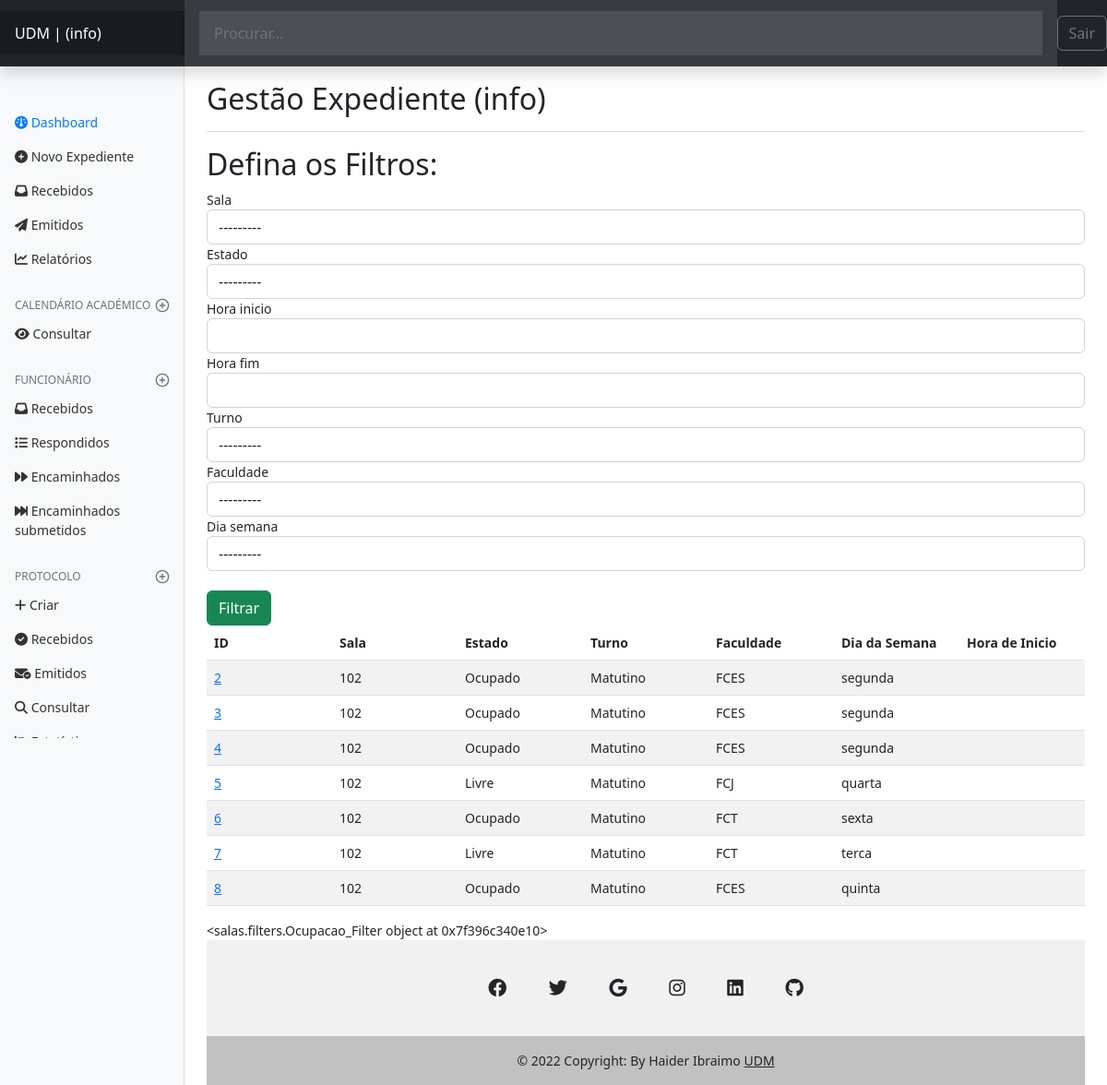
Page /salas/dashbord/salas/search/ (signed in) on the committed database.
### salas/models.py (models this page shows)
class Ocupacao(models.Model):
    sala = models.ForeignKey(Sala, on_delete=models.CASCADE)
    ESTADO_CHOICES = [
        ('Livre', 'Livre'),
        ('Ocupado', 'Ocupado'),
    ]
    estado = models.CharField(max_length=25, choices=ESTADO_CHOICES)
    hora_inicio = models.TimeField()
    hora_fim = models.TimeField()
    TURNO_CHOICES = [
        ('Matutino', 'Matutino'),
        ('Vespertino', 'Vespertino'),
        ('Nocturno', 'Nocturno'),
    ]
    turno = models.CharField(max_length=25, choices=TURNO_CHOICES)
    FACULDADE_CHOICES = [
        ('FCJ', 'FCJ'),
        ('FCES', 'FCES'),
        ('FCT', 'FCT'),
    ]
    faculdade = models.CharField(max_length=25, choices=FACULDADE_CHOICES)
    DIAS_CHOICES = [
        ('segunda', 'Segunda-feira'),
        ('terca', 'Terça-feira'),
        ('quarta', 'Quarta-feira'),
        ('quinta', 'Quinta-feira'),
        ('sexta', 'Sexta-feira'),
        ('sabado', 'Sábado'),
        ('domingo', 'Domingo'),
    ]
    dia_semana = models.CharField(max_length=10, choices=DIAS_CHOICES)
    TEMPO_CHOICES = [
        (1, '1º tempo'),
        (2, '2º tempo'),
        (3, '3º tempo'),
        (4, '4º tempo'),
    ]
    tempo = models.IntegerField(choices=TEMPO_CHOICES)
    def __str__(self):
        return f"{self.sala.nome} - {self.hora_inicio} to {self.hora_fim}"

class Sala(models.Model):
    nome = models.CharField(max_length=100)
    capacidade = models.IntegerField()
    def __str__(self):
        return self.nome

### salas/views.py (the view)
@login_required(login_url='authors:login', redirect_field_name='next')
def salas_search(request):
    id_departamento = Funcionario.objects.filter(author=request.user).first()
    if not id_departamento:
        raise Http404()
    print(id_departamento.departamento.id)
    if id_departamento:
        ocupacaoes = Ocupacao_Filter(
            request.GET, queryset=Ocupacao.objects.all())
    else:
        raise Http404()
    filtro = Ocupacao_Filter(request.GET, queryset=Ocupacao.objects.all())
    return render(request, 'salas/sala_search.html',
                  context={
                      'funcionario': id_departamento,
                      'filtro': filtro,
                      'ocupacoes': ocupacaoes,
                  })

### salas/templates/salas/sala_search.html (shortened to what this page needs)
{% extends 'global/base.html' %}
{% block content %}
<h2>Defina os Filtros: </h2>
{% load crispy_forms_tags %}
<form class="main-form" method="get">
  <div class="form-group">
  {{ ocupacoes.form|crispy }}
  </div>
  <br>
  <button class="btn btn-success" type="submit">Filtrar</button>
</form>
<table class="table table-striped table-hover"  style="table-layout: fixed;">
  <thead>
    <tr>
      <th>ID </th>
        <th>Sala</th>
        <th>Estado</th>
        <th>Turno</th>
        <th>Faculdade</th>
        <th>Dia da Semana</th>
        <th>Hora de Inicio</th>
   </tr>
    </thead>
  {% for ocupacao in ocupacoes.qs %}
  <tr>
      <td><a href="{% url 'dashbord_salas_detail' ocupacao.id %}">{{ ocupacao.id }}</a> </td>
      <td>{{ ocupacao.sala }}</td>
      <td>{{ ocupacao.estado}}</td>
      <td>{{ ocupacao.turno }}</td>
      <td>{{ ocupacao.faculdade}}</td>
      <td>{{ ocupacao.dia_semana }}</td>
      <td>{{ ocupacao.phora_inicio }}</td>
   </tr>
  {% empty %}
      <p style="color:red">Não tens nenhum protocolo emitido, crie um.</p>
  {% endfor %}
</table>
{{ ocupacoes }}
{% endblock content %}

### expedient/templates/expedient/partials/header.html (shortened to what this page needs)
{% if request.user.is_authenticated %}
<header class="navbar navbar-dark sticky-top bg-dark flex-md-nowrap p-0 shadow">
    <a class="navbar-brand col-md-3 col-lg-2 me-0 px-3 fs-6" href="{% url 'authors:dashbord' %}">UDM  | ({{ request.user.username }}) </a>
    <form action="{% url 'authors:search' %}" method="get" class="form-control form-control-dark w-100 rounded-0 border-0">
    <input class="form-control form-control-dark w-100 rounded-0 border-0" type="text" placeholder="Procurar..." name="search"  aria-label="Search" value="{{ search_term }}">
    </form>
    <div class="navbar-nav">
      <div class="nav-item text-nowrap">
        <form action="{% url 'authors:logout' %}" method="POST">
          <button class="btn btn-outline-secondary" type="submit"> Sair</button>
      </form>
      </div>
    </div>
  </header>
  <div class="container-fluid">
    <div class="row">
      <nav id="sidebarMenu" class="col-md-3 col-lg-2 d-md-block bg-light sidebar collapse">
        <div class="position-sticky pt-3 sidebar-sticky">
          <ul class="nav flex-column"  style="padding-top: 25%;">
            <li class="nav-item">
              <a class="nav-link active" aria-current="page" href="{% url 'authors:dashbord' %}">
                <i class="fa-solid fa-gauge"></i>
                Dashboard
              </a>
            </li>
            <li class="nav-item">
              <a class="nav-link" href="{% url 'authors:dashbord_expedient_new' %}">
               <i class="fa-sharp fa-solid fa-circle-plus"></i>
              Novo Expediente
              </a>
            </li>
            <li class="nav-item">
              <a class="nav-link" href="{% url 'authors:dashbord_expedient_recebidos' %}">
                <i class="fa-sharp fa-solid fa-inbox"></i>
                Recebidos
              </a>
            </li>
            <li class="nav-item">
              <a class="nav-link" href="{% url 'authors:dashbord_expedient_emitidos' %}">
                <i class="fa-sharp fa-solid fa-paper-plane"></i>
                Emitidos
              </a>
            </li>
            <li class="nav-item">
              <a class="nav-link" href="#">
                <i class="fa-sharp fa-solid fa-chart-line"></i>
                Relatórios
              </a>
            </li>
          </ul>
          <h6 class="sidebar-heading d-flex justify-content-between align-items-center px-3 mt-4 mb-1 text-muted text-uppercase">
                <span>Calendário Académico</span>
                <a class="link-secondary" href="#" aria-label="Add a new report">
                  <span data-feather="plus-circle" class="align-text-bottom"></span>
                </a>
              </h6>
              <ul class="nav flex-column mb-2">
                <li class="nav-item">
                  <a class="nav-link" href="{% url 'calendario:calendario_interno'  %}">
                    <i class="fa-solid fa-eye"></i>
                    Consultar
                  </a>
                </li>
              </ul>
{% if not funcionario %}
{% else %}
          <h6 class="sidebar-heading d-flex justify-content-between align-items-center px-3 mt-4 mb-1 text-muted text-uppercase">
            <span>Funcionário</span>
            <a class="link-secondary" href="#" aria-label="Add a new report">
              <span data-feather="plus-circle" class="align-text-bottom"></span>
            </a>
          </h6>
          <ul class="nav flex-column mb-2">
            <li class="nav-item">
              <a class="nav-link" href="{% url 'authors:dashbord_expedient_recebidos_funcionario'  %}">
                <i class="fa-sharp fa-solid fa-inbox"></i>
                Recebidos
              </a>
            </li>
            <li class="nav-item">
              <a class="nav-link" href="{% url 'authors:dashbord_expedient_respondidos_funcionario'  %}">
                <i class="fa-solid fa-list"></i>
                Respondidos
              </a>
            </li>
            <li class="nav-item">
              <a class="nav-link" href="{% url 'authors:dashbord_expedient_encaminhados_funcionario'  %}">
                <i class="fa-sharp fa-solid fa-forward"></i>
                Encaminhados
              </a>
            </li>
            <li class="nav-item">
              <a class="nav-link" href="{% url 'authors:dashbord_expedient_encaminhados_submetidos_funcionario'  %}">
                <i class="fa-solid fa-forward-fast"></i>
                Encaminhados submetidos
              </a>
            </li>
          </ul>
              <h6 class="sidebar-heading d-flex justify-content-between align-items-center px-3 mt-4 mb-1 text-muted text-uppercase">
                <span>Protocolo</span>
                <a class="link-secondary" href="#" aria-label="Add a new report">
                  <span data-feather="plus-circle" class="align-text-bottom"></span>
                </a>
              </h6>
              <ul class="nav flex-column mb-2">
                <li class="nav-item">
                  <a class="nav-link" href="{% url 'authors:dashbord_protocol_new'  %}">
                    <i class="fa-solid fa-plus"></i>
                    Criar
                  </a>
                </li>
                <li class="nav-item">
                  <a class="nav-link" href="{% url 'authors:dashbord_protocol_recebidos'  %}">
                    <i class="fa-solid fa-circle-check"></i>
                    Recebidos
                  </a>
                </li>
                <li class="nav-item">
                  <a class="nav-link" href="{% url 'authors:dashbord_protocol_emitidos'  %}">
                    <i class="fa-solid fa-envelope-circle-check"></i>
                    Emitidos
                  </a>
                </li>
                <li class="nav-item">
                  <a class="nav-link" href="{% url 'authors:protocol_search'  %}">
                    <i class="fa-solid fa-magnifying-glass"></i>
                    Consultar
                  </a>
                </li>
                <li class="nav-item">
                  <a class="nav-link" href="{% url 'authors:protocol_statistics'  %}">
                    <i class="fa-solid fa-chart-bar"></i>
                  </a>
                </li>
              </ul>
  {% endif %}
        </div>
      </nav>
      <main class="col-md-9 ms-sm-auto col-lg-10 px-md-4">
        <div class="d-flex justify-content-between flex-wrap flex-md-nowrap align-items-center pt-3 pb-2 mb-3 border-bottom">
          <h1 class="h2">Gestão Expediente ({{request.user.username}}) </h1>
        </div>
{% endif %}

### base_static/expedient/css/dashboard.css (style rules this page uses)
body { font-size: .875rem; }
.feather { width: 16px; height: 16px; vertical-align: text-bottom; }
.sidebar { position: fixed; top: 0; bottom: 0; left: 0; z-index: 100; padding: 0; box-shadow: inset -1px 0 0 rgba(0, 0, 0, .1); }
.sidebar-sticky { position: -webkit-sticky; position: sticky; top: 48px; height: calc(100vh - 48px); padding-top: .5rem; overflow-x: hidden; overflow-y: auto; }
.sidebar .nav-link { font-weight: 500; color: #333; }
.sidebar .nav-link.active { color: #007bff; }
.sidebar-heading { font-size: .75rem; text-transform: uppercase; }
.navbar-brand { padding-top: .75rem; padding-bottom: .75rem; font-size: 1rem; background-color: rgba(0, 0, 0, .25); box-shadow: inset -1px 0 0 rgba(0, 0, 0, .25); }
.navbar .form-control { padding: .75rem 1rem; border-width: 0; border-radius: 0; }
.form-control-dark { color: #fff; background-color: rgba(255, 255, 255, .1); border-color: rgba(255, 255, 255, .1); }
.border-bottom { border-bottom: 1px solid #e5e5e5; }

### rows in the picture
Ocupacao: id "2", sala "102", estado "Ocupado", turno "Matutino", faculdade "FCES", dia_semana "segunda"
Ocupacao: id "3", sala "102", estado "Ocupado", turno "Matutino", faculdade "FCES", dia_semana "segunda"
Ocupacao: id "4", sala "102", estado "Ocupado", turno "Matutino", faculdade "FCES", dia_semana "segunda"
Ocupacao: id "5", sala "102", estado "Livre", turno "Matutino", faculdade "FCJ", dia_semana "quarta"
Ocupacao: id "6", sala "102", estado "Ocupado", turno "Matutino", faculdade "FCT", dia_semana "sexta"
Ocupacao: id "7", sala "102", estado "Livre", turno "Matutino", faculdade "FCT", dia_semana "terca"
Ocupacao: id "8", sala "102", estado "Ocupado", turno "Matutino", faculdade "FCES", dia_semana "quinta"

### other values in the picture
{{ request.user.username }} "info"
{{ ocupacoes }} "<salas.filters.Ocupacao_Filter object at 0x7f396c340e10>"
